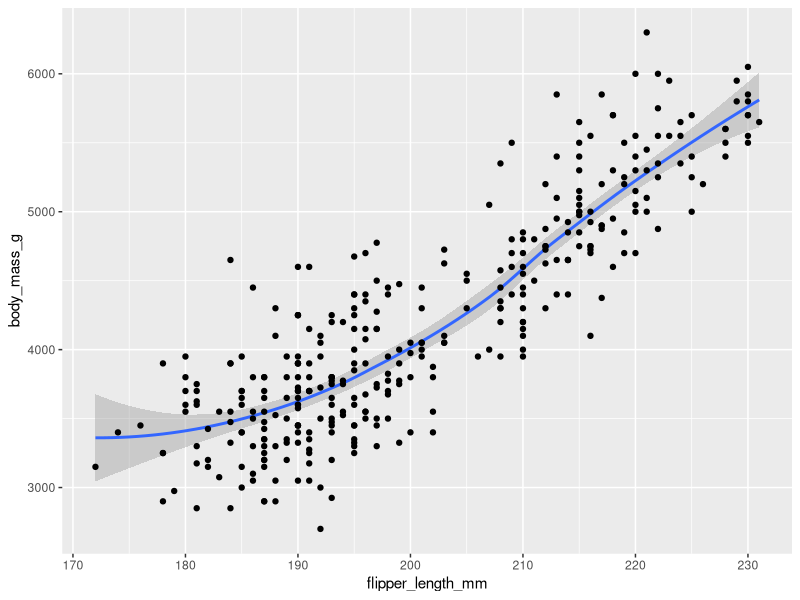
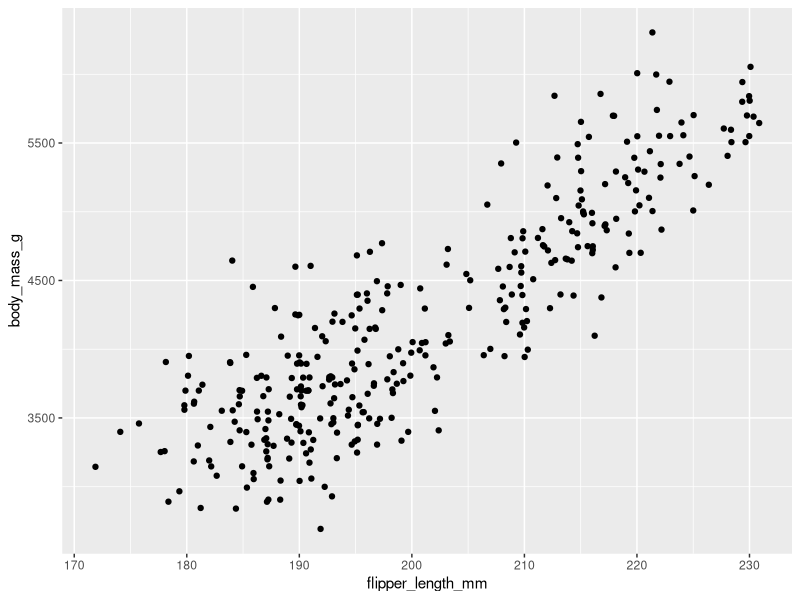
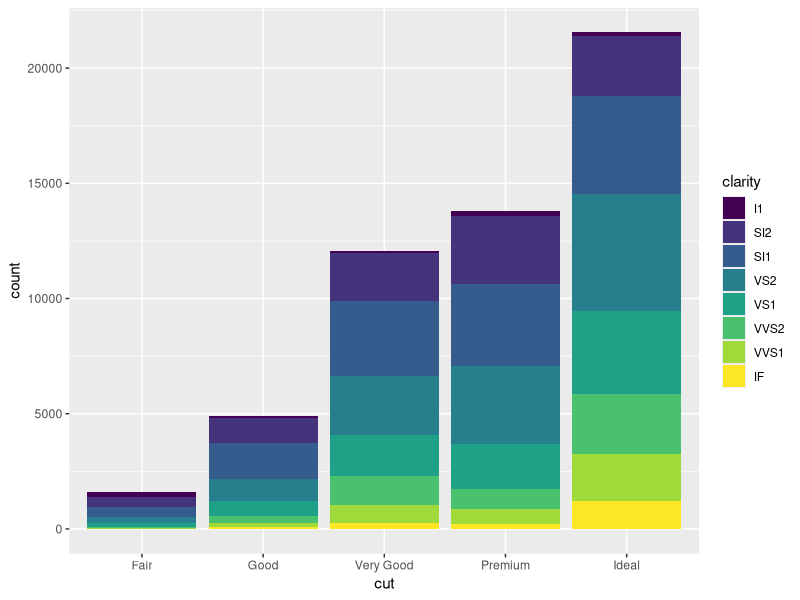

Reproduce these figures in R, in order.
library(ggplot2)
library(palmerpenguins)

ggplot(data=penguins) +
  geom_smooth(mapping=aes(x=flipper_length_mm, y=body_mass_g)) +
  geom_point(mapping=aes(x=flipper_length_mm, y=body_mass_g))

ggplot(data=penguins) +
  geom_jitter(mapping=aes(x=flipper_length_mm, y=body_mass_g, linetype=species))

ggplot(data=diamonds) +
  geom_bar(mapping=aes(x=cut,fill=clarity))